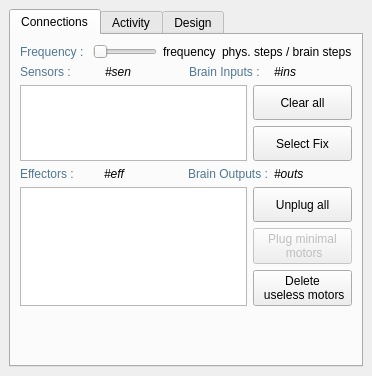
<?xml version="1.0" encoding="UTF-8"?>
<ui version="4.0">
 <class>BrainPropertiesController</class>
 <widget class="QWidget" name="BrainPropertiesController">
  <property name="geometry">
   <rect>
    <x>0</x>
    <y>0</y>
    <width>372</width>
    <height>376</height>
   </rect>
  </property>
  <property name="windowTitle">
   <string>Form</string>
  </property>
  <layout class="QGridLayout" name="gridLayout_3">
   <property name="margin">
    <number>0</number>
   </property>
   <item row="0" column="0">
    <widget class="QScrollArea" name="scrollArea">
     <property name="frameShape">
      <enum>QFrame::NoFrame</enum>
     </property>
     <property name="widgetResizable">
      <bool>true</bool>
     </property>
     <widget class="QWidget" name="scrollAreaWidgetContents">
      <property name="geometry">
       <rect>
        <x>0</x>
        <y>0</y>
        <width>372</width>
        <height>376</height>
       </rect>
      </property>
      <layout class="QGridLayout" name="gridLayout">
       <item row="0" column="1">
        <widget class="QTabWidget" name="tabWidget">
         <property name="currentIndex">
          <number>0</number>
         </property>
         <widget class="QWidget" name="tabInOut">
          <attribute name="icon">
           <iconset resource="../../../ressources/ressources.qrc">
            <normaloff>:/img/icons/brain_connections</normaloff>:/img/icons/brain_connections</iconset>
          </attribute>
          <attribute name="title">
           <string>Connections</string>
          </attribute>
          <layout class="QGridLayout" name="gridLayout_2">
           <item row="0" column="0" colspan="3">
            <layout class="QHBoxLayout" name="horizontalLayout">
             <item>
              <widget class="QLabel" name="label_12">
               <property name="styleSheet">
                <string notr="true">color: rgb(81, 119, 145);</string>
               </property>
               <property name="text">
                <string>Frequency : </string>
               </property>
              </widget>
             </item>
             <item>
              <widget class="QSlider" name="sBrainFrequency">
               <property name="minimum">
                <number>1</number>
               </property>
               <property name="maximum">
                <number>60</number>
               </property>
               <property name="orientation">
                <enum>Qt::Horizontal</enum>
               </property>
              </widget>
             </item>
             <item>
              <widget class="QLabel" name="lBrainFrequency">
               <property name="text">
                <string>frequency</string>
               </property>
              </widget>
             </item>
             <item>
              <widget class="QLabel" name="label">
               <property name="text">
                <string>phys. steps / brain steps</string>
               </property>
              </widget>
             </item>
            </layout>
           </item>
           <item row="1" column="0" colspan="3">
            <layout class="QHBoxLayout" name="horizontalLayout_3">
             <item>
              <widget class="QLabel" name="label_4">
               <property name="styleSheet">
                <string notr="true">color: rgb(81, 119, 145);</string>
               </property>
               <property name="text">
                <string>Sensors :</string>
               </property>
              </widget>
             </item>
             <item>
              <widget class="QLabel" name="lNbrSensors">
               <property name="font">
                <font>
                 <italic>true</italic>
                </font>
               </property>
               <property name="text">
                <string>#sen</string>
               </property>
              </widget>
             </item>
             <item>
              <widget class="QLabel" name="label_5">
               <property name="styleSheet">
                <string notr="true">color: rgb(81, 119, 145);</string>
               </property>
               <property name="text">
                <string>Brain Inputs : </string>
               </property>
              </widget>
             </item>
             <item>
              <widget class="QLabel" name="lNbrBrainInputs">
               <property name="font">
                <font>
                 <italic>true</italic>
                </font>
               </property>
               <property name="text">
                <string>#ins</string>
               </property>
              </widget>
             </item>
            </layout>
           </item>
           <item row="2" column="0" rowspan="2" colspan="2">
            <widget class="QListWidget" name="lwSensors">
             <property name="whatsThis">
              <string>&lt;!DOCTYPE HTML PUBLIC &quot;-//W3C//DTD HTML 4.0//EN&quot; &quot;http://www.w3.org/TR/REC-html40/strict.dtd&quot;&gt;
&lt;html&gt;&lt;head&gt;&lt;meta name=&quot;qrichtext&quot; content=&quot;1&quot; /&gt;&lt;style type=&quot;text/css&quot;&gt;
p, li { white-space: pre-wrap; }
&lt;/style&gt;&lt;/head&gt;&lt;body style=&quot; font-family:'MS Shell Dlg 2'; font-size:8.25pt; font-weight:400; font-style:normal;&quot;&gt;
&lt;p style=&quot; margin-top:0px; margin-bottom:0px; margin-left:0px; margin-right:0px; -qt-block-indent:0; text-indent:0px;&quot;&gt;&lt;span style=&quot; font-weight:600;&quot;&gt;All sensors list&lt;/span&gt;&lt;/p&gt;
&lt;p style=&quot;-qt-paragraph-type:empty; margin-top:0px; margin-bottom:0px; margin-left:0px; margin-right:0px; -qt-block-indent:0; text-indent:0px;&quot;&gt;&lt;/p&gt;
&lt;p style=&quot; margin-top:0px; margin-bottom:0px; margin-left:0px; margin-right:0px; -qt-block-indent:0; text-indent:0px;&quot;&gt;This list shows you all sensors of the selected entity&lt;/p&gt;&lt;/body&gt;&lt;/html&gt;</string>
             </property>
            </widget>
           </item>
           <item row="2" column="2">
            <widget class="QPushButton" name="pbClearSensors">
             <property name="enabled">
              <bool>true</bool>
             </property>
             <property name="minimumSize">
              <size>
               <width>0</width>
               <height>35</height>
              </size>
             </property>
             <property name="whatsThis">
              <string>&lt;!DOCTYPE HTML PUBLIC &quot;-//W3C//DTD HTML 4.0//EN&quot; &quot;http://www.w3.org/TR/REC-html40/strict.dtd&quot;&gt;
&lt;html&gt;&lt;head&gt;&lt;meta name=&quot;qrichtext&quot; content=&quot;1&quot; /&gt;&lt;style type=&quot;text/css&quot;&gt;
p, li { white-space: pre-wrap; }
&lt;/style&gt;&lt;/head&gt;&lt;body style=&quot; font-family:'MS Shell Dlg 2'; font-size:8.25pt; font-weight:400; font-style:normal;&quot;&gt;
&lt;p style=&quot; margin-top:0px; margin-bottom:0px; margin-left:0px; margin-right:0px; -qt-block-indent:0; text-indent:0px;&quot;&gt;&lt;span style=&quot; font-size:8pt; font-weight:600;&quot;&gt;Delete all sensors of the entity&lt;/span&gt;&lt;/p&gt;
&lt;p style=&quot;-qt-paragraph-type:empty; margin-top:0px; margin-bottom:0px; margin-left:0px; margin-right:0px; -qt-block-indent:0; text-indent:0px; font-size:8pt;&quot;&gt;&lt;/p&gt;
&lt;p style=&quot; margin-top:0px; margin-bottom:0px; margin-left:0px; margin-right:0px; -qt-block-indent:0; text-indent:0px;&quot;&gt;&lt;span style=&quot; font-size:8pt;&quot;&gt;Then, the activity of the brain will be null.&lt;/span&gt;&lt;/p&gt;&lt;/body&gt;&lt;/html&gt;</string>
             </property>
             <property name="text">
              <string>Clear all</string>
             </property>
            </widget>
           </item>
           <item row="3" column="2">
            <widget class="QPushButton" name="pbSelectFixation">
             <property name="minimumSize">
              <size>
               <width>0</width>
               <height>35</height>
              </size>
             </property>
             <property name="whatsThis">
              <string>&lt;!DOCTYPE HTML PUBLIC &quot;-//W3C//DTD HTML 4.0//EN&quot; &quot;http://www.w3.org/TR/REC-html40/strict.dtd&quot;&gt;
&lt;html&gt;&lt;head&gt;&lt;meta name=&quot;qrichtext&quot; content=&quot;1&quot; /&gt;&lt;style type=&quot;text/css&quot;&gt;
p, li { white-space: pre-wrap; }
&lt;/style&gt;&lt;/head&gt;&lt;body style=&quot; font-family:'MS Shell Dlg 2'; font-size:8.25pt; font-weight:400; font-style:normal;&quot;&gt;
&lt;p style=&quot; margin-top:0px; margin-bottom:0px; margin-left:0px; margin-right:0px; -qt-block-indent:0; text-indent:0px;&quot;&gt;&lt;span style=&quot; font-weight:600;&quot;&gt;Select the selected fixation in the list&lt;/span&gt;&lt;/p&gt;
&lt;p style=&quot;-qt-paragraph-type:empty; margin-top:0px; margin-bottom:0px; margin-left:0px; margin-right:0px; -qt-block-indent:0; text-indent:0px; font-weight:600;&quot;&gt;&lt;/p&gt;
&lt;p style=&quot; margin-top:0px; margin-bottom:0px; margin-left:0px; margin-right:0px; -qt-block-indent:0; text-indent:0px;&quot;&gt;Then, you can edit it.&lt;/p&gt;&lt;/body&gt;&lt;/html&gt;</string>
             </property>
             <property name="text">
              <string>Select Fix</string>
             </property>
            </widget>
           </item>
           <item row="4" column="0" colspan="3">
            <layout class="QHBoxLayout" name="horizontalLayout_2">
             <item>
              <widget class="QLabel" name="label_6">
               <property name="styleSheet">
                <string notr="true">color: rgb(81, 119, 145);</string>
               </property>
               <property name="text">
                <string>Effectors :</string>
               </property>
              </widget>
             </item>
             <item>
              <widget class="QLabel" name="lNbrEffectors">
               <property name="font">
                <font>
                 <italic>true</italic>
                </font>
               </property>
               <property name="text">
                <string>#eff</string>
               </property>
              </widget>
             </item>
             <item>
              <widget class="QLabel" name="label_7">
               <property name="styleSheet">
                <string notr="true">color: rgb(81, 119, 145);</string>
               </property>
               <property name="text">
                <string>Brain Outputs :</string>
               </property>
              </widget>
             </item>
             <item>
              <widget class="QLabel" name="lNbrBrainOutputs">
               <property name="font">
                <font>
                 <italic>true</italic>
                </font>
               </property>
               <property name="text">
                <string>#outs</string>
               </property>
              </widget>
             </item>
            </layout>
           </item>
           <item row="5" column="0" rowspan="3" colspan="2">
            <widget class="QListWidget" name="lwEffectors">
             <property name="whatsThis">
              <string>&lt;!DOCTYPE HTML PUBLIC &quot;-//W3C//DTD HTML 4.0//EN&quot; &quot;http://www.w3.org/TR/REC-html40/strict.dtd&quot;&gt;
&lt;html&gt;&lt;head&gt;&lt;meta name=&quot;qrichtext&quot; content=&quot;1&quot; /&gt;&lt;style type=&quot;text/css&quot;&gt;
p, li { white-space: pre-wrap; }
&lt;/style&gt;&lt;/head&gt;&lt;body style=&quot; font-family:'MS Shell Dlg 2'; font-size:8.25pt; font-weight:400; font-style:normal;&quot;&gt;
&lt;p style=&quot; margin-top:0px; margin-bottom:0px; margin-left:0px; margin-right:0px; -qt-block-indent:0; text-indent:0px;&quot;&gt;&lt;span style=&quot; font-weight:600;&quot;&gt;All effectors list&lt;/span&gt;&lt;/p&gt;
&lt;p style=&quot;-qt-paragraph-type:empty; margin-top:0px; margin-bottom:0px; margin-left:0px; margin-right:0px; -qt-block-indent:0; text-indent:0px;&quot;&gt;&lt;/p&gt;
&lt;p style=&quot; margin-top:0px; margin-bottom:0px; margin-left:0px; margin-right:0px; -qt-block-indent:0; text-indent:0px;&quot;&gt;This list shows you all effectors of the selected entity&lt;/p&gt;&lt;/body&gt;&lt;/html&gt;</string>
             </property>
            </widget>
           </item>
           <item row="5" column="2">
            <widget class="QPushButton" name="pbClearEffectors">
             <property name="enabled">
              <bool>true</bool>
             </property>
             <property name="minimumSize">
              <size>
               <width>0</width>
               <height>35</height>
              </size>
             </property>
             <property name="whatsThis">
              <string>&lt;!DOCTYPE HTML PUBLIC &quot;-//W3C//DTD HTML 4.0//EN&quot; &quot;http://www.w3.org/TR/REC-html40/strict.dtd&quot;&gt;
&lt;html&gt;&lt;head&gt;&lt;meta name=&quot;qrichtext&quot; content=&quot;1&quot; /&gt;&lt;style type=&quot;text/css&quot;&gt;
p, li { white-space: pre-wrap; }
&lt;/style&gt;&lt;/head&gt;&lt;body style=&quot; font-family:'MS Shell Dlg 2'; font-size:8.25pt; font-weight:400; font-style:normal;&quot;&gt;
&lt;p style=&quot; margin-top:0px; margin-bottom:0px; margin-left:0px; margin-right:0px; -qt-block-indent:0; text-indent:0px;&quot;&gt;&lt;span style=&quot; font-weight:600;&quot;&gt;Unplug all outputs&lt;/span&gt;&lt;/p&gt;
&lt;p style=&quot;-qt-paragraph-type:empty; margin-top:0px; margin-bottom:0px; margin-left:0px; margin-right:0px; -qt-block-indent:0; text-indent:0px; font-weight:600;&quot;&gt;&lt;/p&gt;
&lt;p style=&quot; margin-top:0px; margin-bottom:0px; margin-left:0px; margin-right:0px; -qt-block-indent:0; text-indent:0px;&quot;&gt;Clear all outputs.&lt;/p&gt;&lt;/body&gt;&lt;/html&gt;</string>
             </property>
             <property name="text">
              <string>Unplug all</string>
             </property>
            </widget>
           </item>
           <item row="6" column="2">
            <widget class="QPushButton" name="pbPlugMinimalMotors">
             <property name="enabled">
              <bool>false</bool>
             </property>
             <property name="minimumSize">
              <size>
               <width>0</width>
               <height>35</height>
              </size>
             </property>
             <property name="text">
              <string>Plug minimal 
 motors</string>
             </property>
            </widget>
           </item>
           <item row="7" column="2">
            <widget class="QPushButton" name="pbMinimalOuts">
             <property name="enabled">
              <bool>true</bool>
             </property>
             <property name="minimumSize">
              <size>
               <width>0</width>
               <height>35</height>
              </size>
             </property>
             <property name="whatsThis">
              <string>&lt;!DOCTYPE HTML PUBLIC &quot;-//W3C//DTD HTML 4.0//EN&quot; &quot;http://www.w3.org/TR/REC-html40/strict.dtd&quot;&gt;
&lt;html&gt;&lt;head&gt;&lt;meta name=&quot;qrichtext&quot; content=&quot;1&quot; /&gt;&lt;style type=&quot;text/css&quot;&gt;
p, li { white-space: pre-wrap; }
&lt;/style&gt;&lt;/head&gt;&lt;body style=&quot; font-family:'MS Shell Dlg 2'; font-size:8.25pt; font-weight:400; font-style:normal;&quot;&gt;
&lt;p style=&quot; margin-top:0px; margin-bottom:0px; margin-left:0px; margin-right:0px; -qt-block-indent:0; text-indent:0px;&quot;&gt;&lt;span style=&quot; font-size:8pt; font-weight:600;&quot;&gt;Used to clear all useless motors of the entity&lt;/span&gt;&lt;/p&gt;
&lt;p style=&quot;-qt-paragraph-type:empty; margin-top:0px; margin-bottom:0px; margin-left:0px; margin-right:0px; -qt-block-indent:0; text-indent:0px; font-size:8pt;&quot;&gt;&lt;/p&gt;
&lt;p style=&quot; margin-top:0px; margin-bottom:0px; margin-left:0px; margin-right:0px; -qt-block-indent:0; text-indent:0px;&quot;&gt;&lt;span style=&quot; font-size:8pt;&quot;&gt;A &amp;quot;motor effector&amp;quot; without free angular degrees (lower limits = upper limits) is useless. By clearing all useless motors, you avoid to compute brain outputs and thus you can gain a lot of performance.&lt;/span&gt;&lt;/p&gt;&lt;/body&gt;&lt;/html&gt;</string>
             </property>
             <property name="text">
              <string>Delete 
 useless motors</string>
             </property>
            </widget>
           </item>
           <item row="8" column="2">
            <spacer name="verticalSpacer">
             <property name="orientation">
              <enum>Qt::Vertical</enum>
             </property>
             <property name="sizeHint" stdset="0">
              <size>
               <width>20</width>
               <height>40</height>
              </size>
             </property>
            </spacer>
           </item>
          </layout>
         </widget>
         <widget class="QWidget" name="tabBrain">
          <attribute name="icon">
           <iconset resource="../../../ressources/ressources.qrc">
            <normaloff>:/img/icons/brain_activity</normaloff>:/img/icons/brain_activity</iconset>
          </attribute>
          <attribute name="title">
           <string>Activity</string>
          </attribute>
         </widget>
         <widget class="QWidget" name="tabBrainStruct">
          <attribute name="icon">
           <iconset resource="../../../ressources/ressources.qrc">
            <normaloff>:/img/icons/brain</normaloff>:/img/icons/brain</iconset>
          </attribute>
          <attribute name="title">
           <string>Design</string>
          </attribute>
         </widget>
        </widget>
       </item>
      </layout>
     </widget>
    </widget>
   </item>
  </layout>
 </widget>
 <resources>
  <include location="../../../ressources/ressources.qrc"/>
 </resources>
 <connections/>
</ui>
